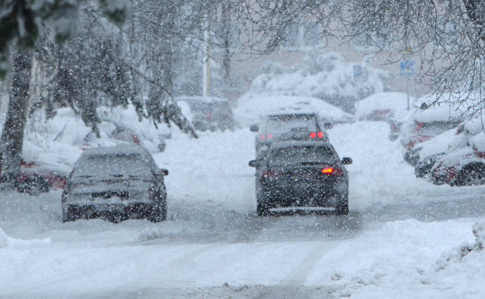
//> input picture Project2/x64/Debug/car.jpg, 485 x 299 px
$ ./Source   (built with g++ and OpenCV 4)
//> lines starting //> are read from the running program, lines starting //| are printed output that depends on the picture
#include "opencv2/core/core.hpp"
#include "opencv2/highgui/highgui.hpp"
#include "opencv2/imgproc/imgproc.hpp"
#include "iostream"

using namespace cv;
using namespace std;

int main()
{
	Mat src1;
	src1 = imread("car.jpg", IMREAD_COLOR);
//> src1 is the input picture: 299 rows x 485 cols, CV_8UC3; mean B, G, R 179, 162.7, 147.5
	namedWindow("Оригінал", WINDOW_AUTOSIZE);
	imshow("Оригінал", src1);

	Mat gray, edge, draw;
	cvtColor(src1, gray, COLOR_BGR2GRAY);
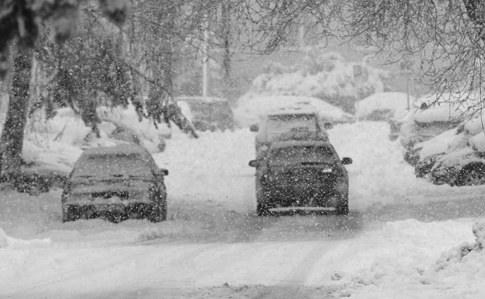
//> gray: 299 rows x 485 cols, CV_8UC1; min 16, max 231, mean 160

	Canny(gray, edge, 50, 150, 3);
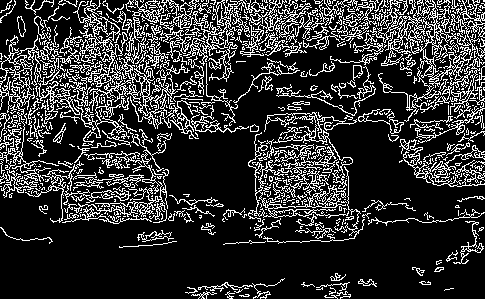
//> edge: 299 rows x 485 cols, CV_8UC1; 19.9% white in thin lines or dots

	edge.convertTo(draw, CV_8U);
	namedWindow("Результат", WINDOW_AUTOSIZE);
	imshow("Результат", draw);

	waitKey(0);
	return 0;
}
